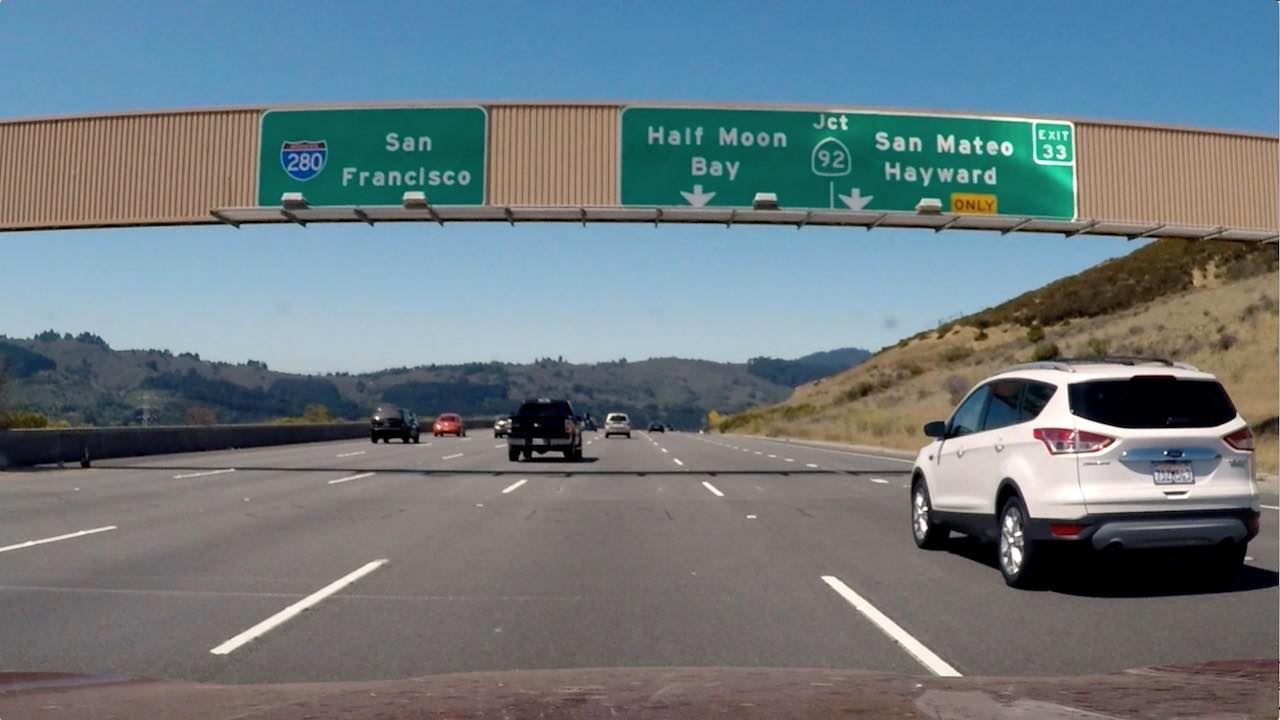
#> input picture 7_gradients_and_color_spaces/img/signs_vehicles_xygrad.png, 1280 x 720 px
$ python 2_mag_dir.py   (older library calls are emulated)
#> lines starting #> are read from the running program, lines starting #| are printed output that depends on the picture
import numpy as np
import cv2
import matplotlib.pyplot as plt
import matplotlib.image as mpimg
import pickle

# Read in an image
image = mpimg.imread('img/signs_vehicles_xygrad.png')
#> image is the input picture: shape (720, 1280, 3) float32; mean R, G, B 0.428, 0.477, 0.5


# Define a function that applies Sobel x and y,
# then computes the magnitude of the gradient
# and applies a threshold
def mag_thresh(img, sobel_kernel=3, mag_thresh=(0, 255)):
    # Apply the following steps to img
    # 1) Convert to grayscale
#> called with sobel_kernel = 9, mag_thresh = (50, 100)
    gray = cv2.cvtColor(img, cv2.COLOR_RGB2GRAY)
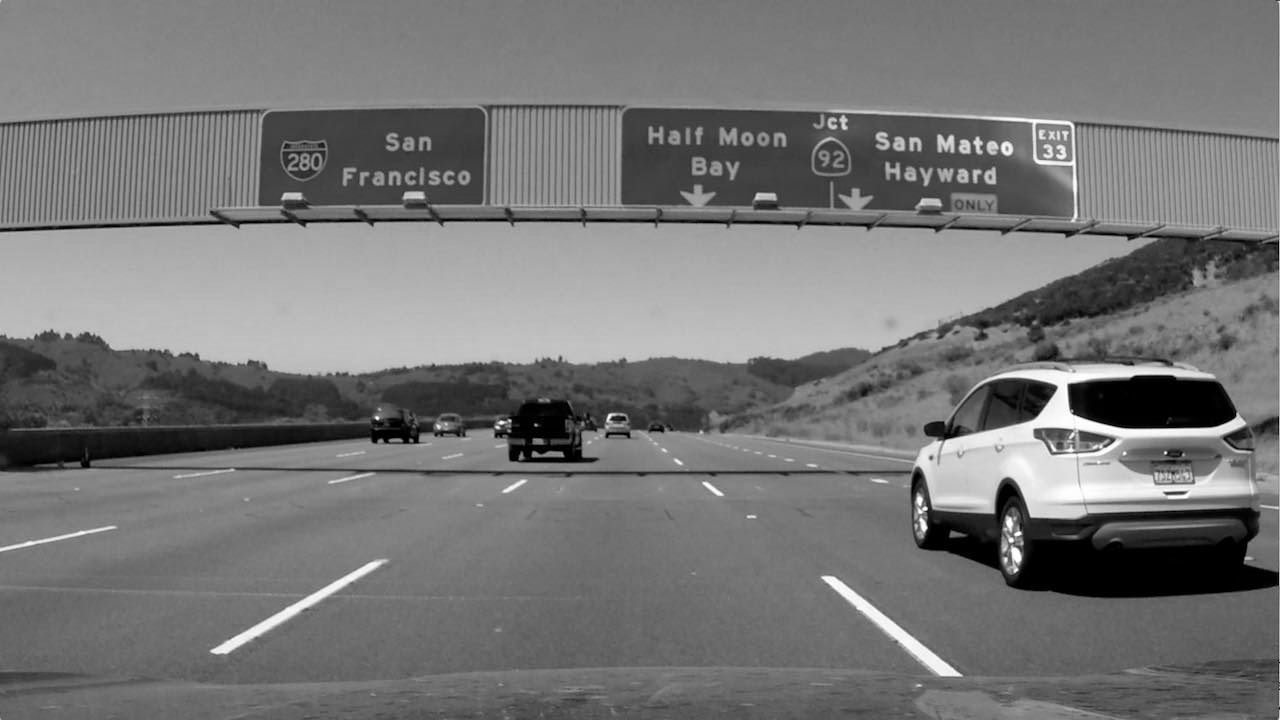
#> gray: shape (720, 1280) float32; min 0, max 0.999, mean 0.465

    # 2) Take the gradient in x and y separately
    sobelx = cv2.Sobel(gray, cv2.CV_64F, 1, 0, ksize=sobel_kernel)
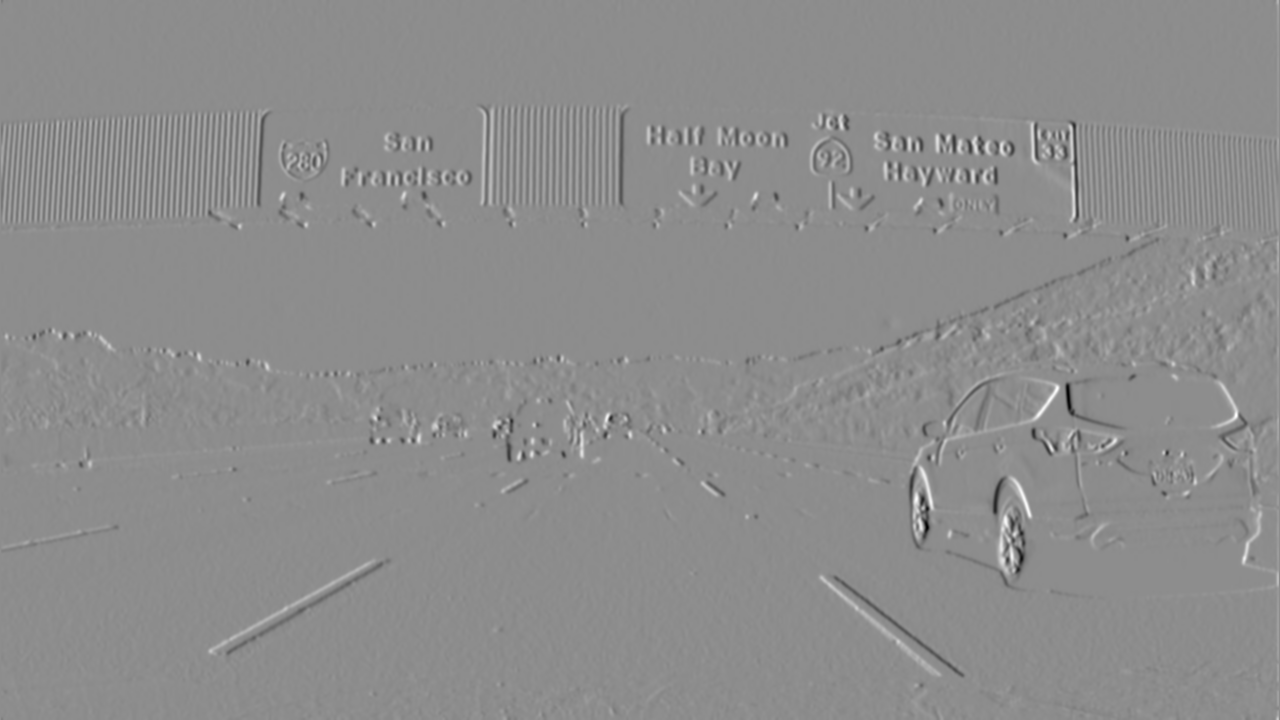
#> sobelx: shape (720, 1280) float64; min -7378.5, max 5959.2, mean 1.1; drawn with min black and max white
    sobely = cv2.Sobel(gray, cv2.CV_64F, 0, 1, ksize=sobel_kernel)
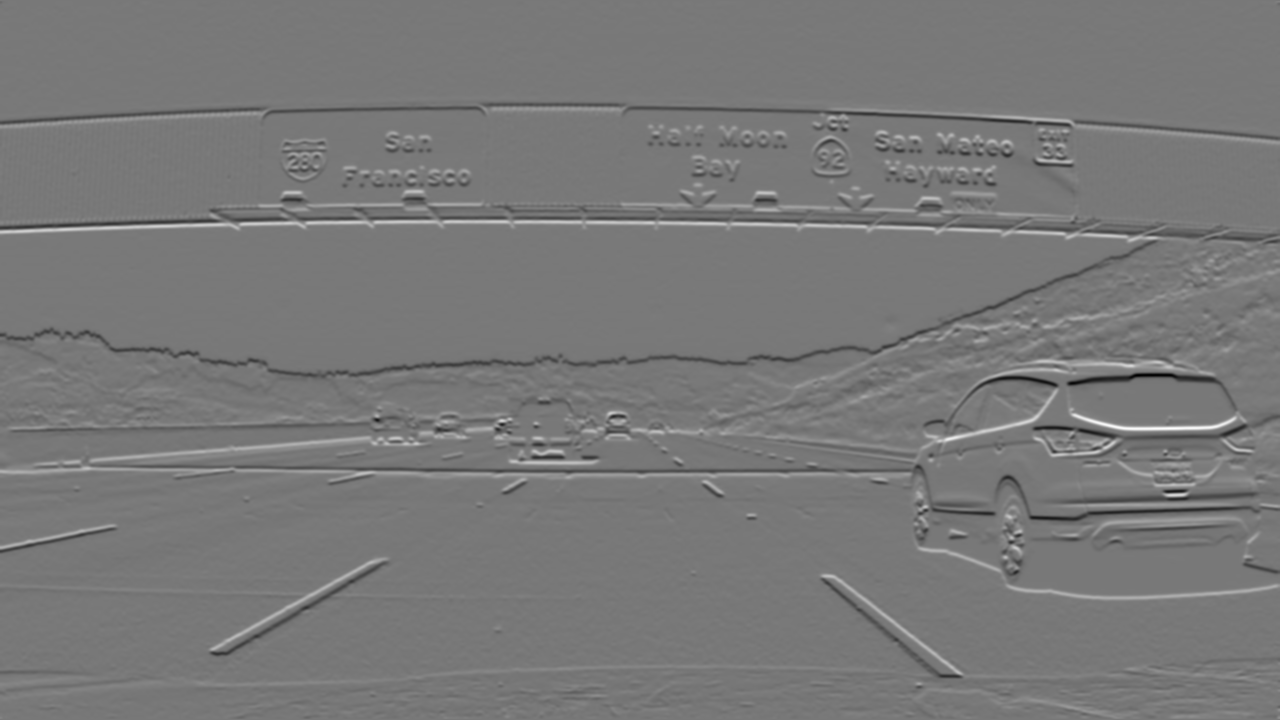
#> sobely: shape (720, 1280) float64; min -7519.7, max 8358.8, mean -4.2; drawn with min black and max white

    # 3) Calculate the magnitude
    gradmag = np.sqrt(sobelx**2 + sobely**2)

    # 4) Scale to 8-bit (0 - 255) and convert to type = np.uint8
    scaled_sobel = np.uint8(255 * gradmag / np.max(gradmag))

    # 5) Create a binary mask where mag thresholds are met
    binary_output = np.zeros_like(scaled_sobel)
    binary_output[(scaled_sobel >= mag_thresh[0]) & (scaled_sobel <= mag_thresh[1])] = 1

    # 6) Return this mask as your binary_output image
    return binary_output


# Run the function
mag_binary = mag_thresh(image, sobel_kernel=9, mag_thresh=(50, 100))
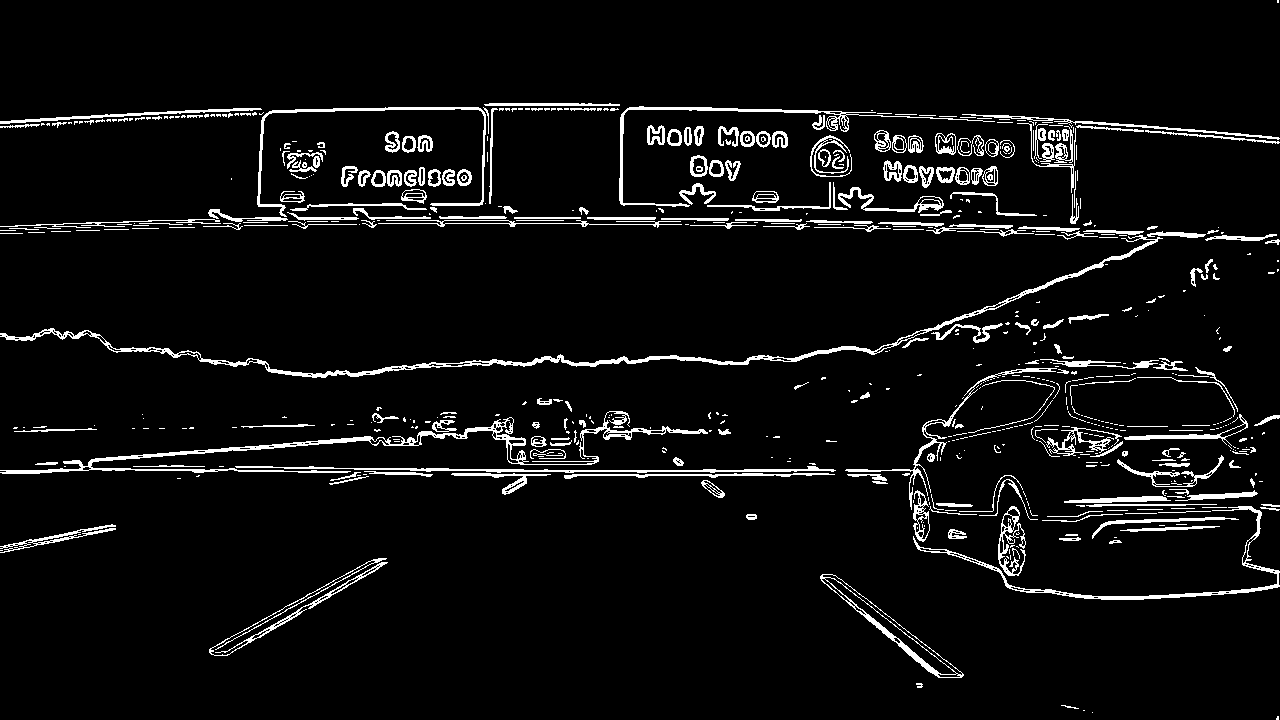
#> mag_binary: shape (720, 1280); values 0 (black) and 1 (white), 5.5% white in thin lines or dots
# Plot the result
f, (ax1, ax2) = plt.subplots(1, 2, figsize=(24, 9))
f.tight_layout()
ax1.imshow(image)
ax1.set_title('Original Image', fontsize=50)
ax2.imshow(mag_binary, cmap='gray')
ax2.set_title('Thresholded Magnitude', fontsize=50)
plt.subplots_adjust(left=0., right=1, top=0.9, bottom=0.)
plt.show()

$ run again, with 7_gradients_and_color_spaces/img/bridge_shadow.jpg saved as 7_gradients_and_color_spaces/img/signs_vehicles_xygrad.png
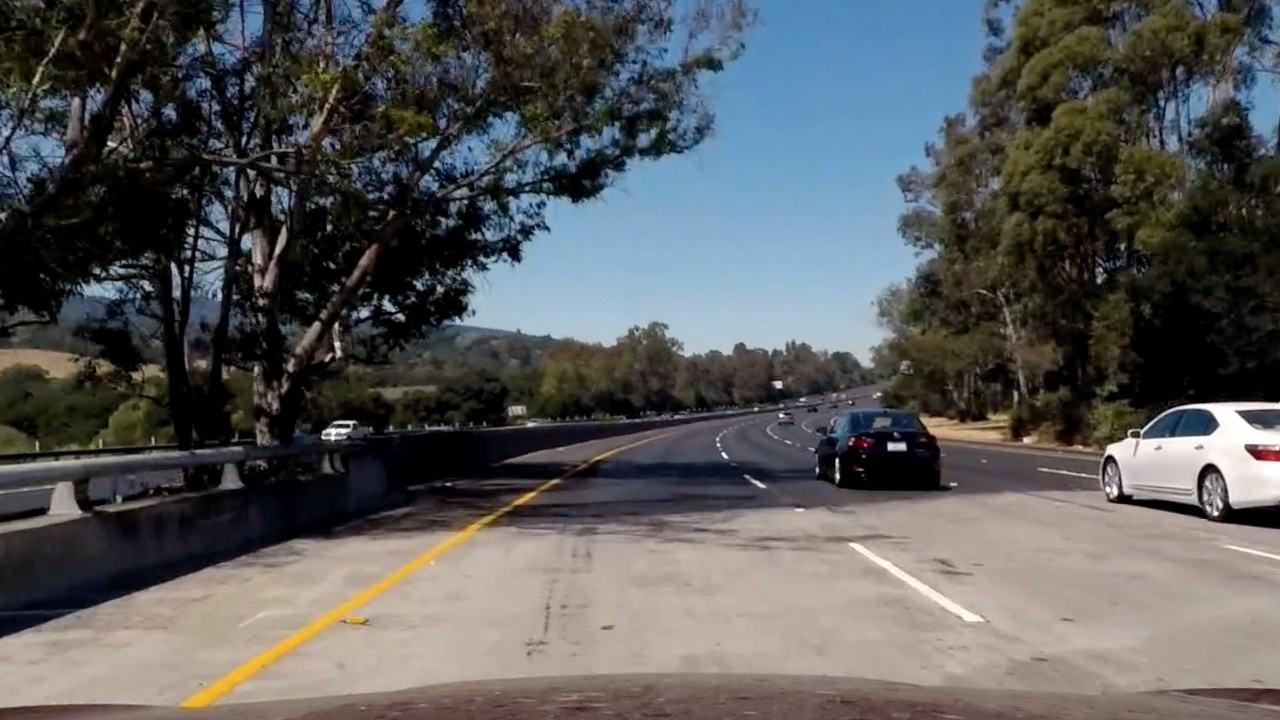
#> input picture 7_gradients_and_color_spaces/img/bridge_shadow.jpg, 1280 x 720 px
#> image is the input picture: shape (720, 1280, 3) float32; mean R, G, B 0.352, 0.356, 0.356
#> in mag_thresh, `sobely = cv2.Sobel(gray, cv2.CV_64F, 0, 1, ksize=sobel_kernel)`:
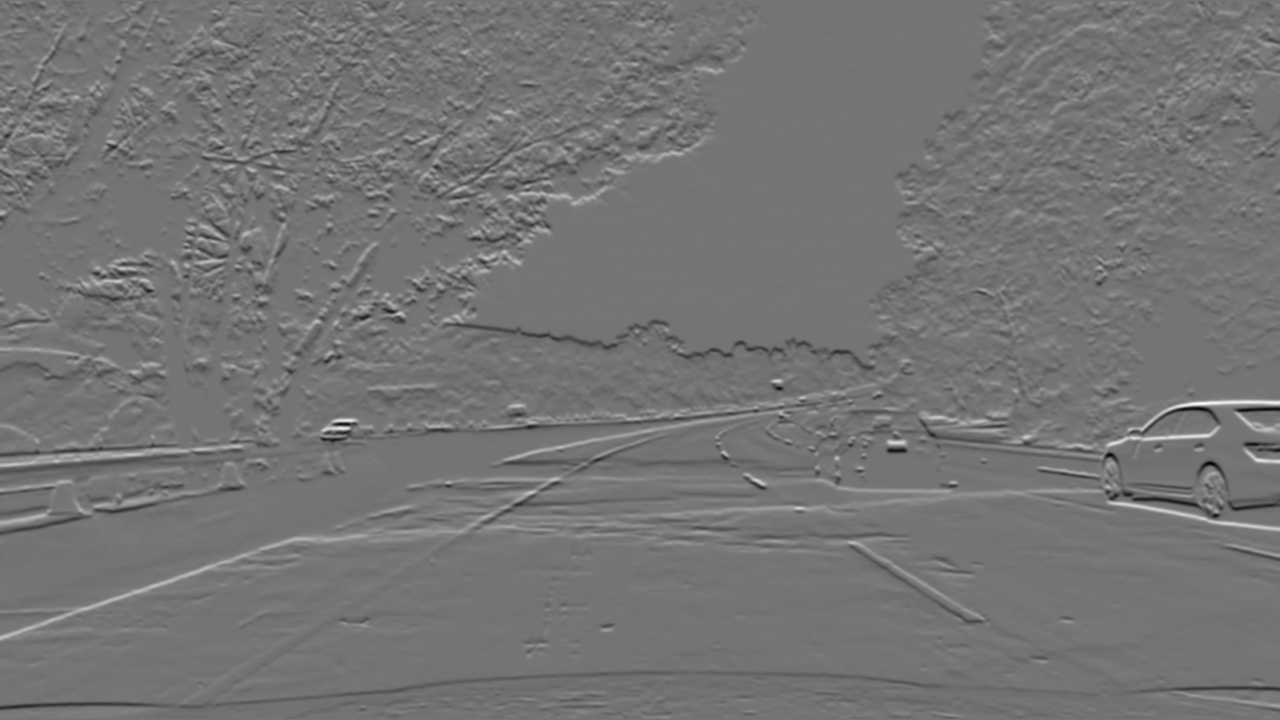
#> sobely: shape (720, 1280) float64; min -7006.3, max 8301.4, mean 3.1; drawn with min black and max white
#> `mag_binary = mag_thresh(image, sobel_kernel=9, mag_thresh=(50, 100))`:
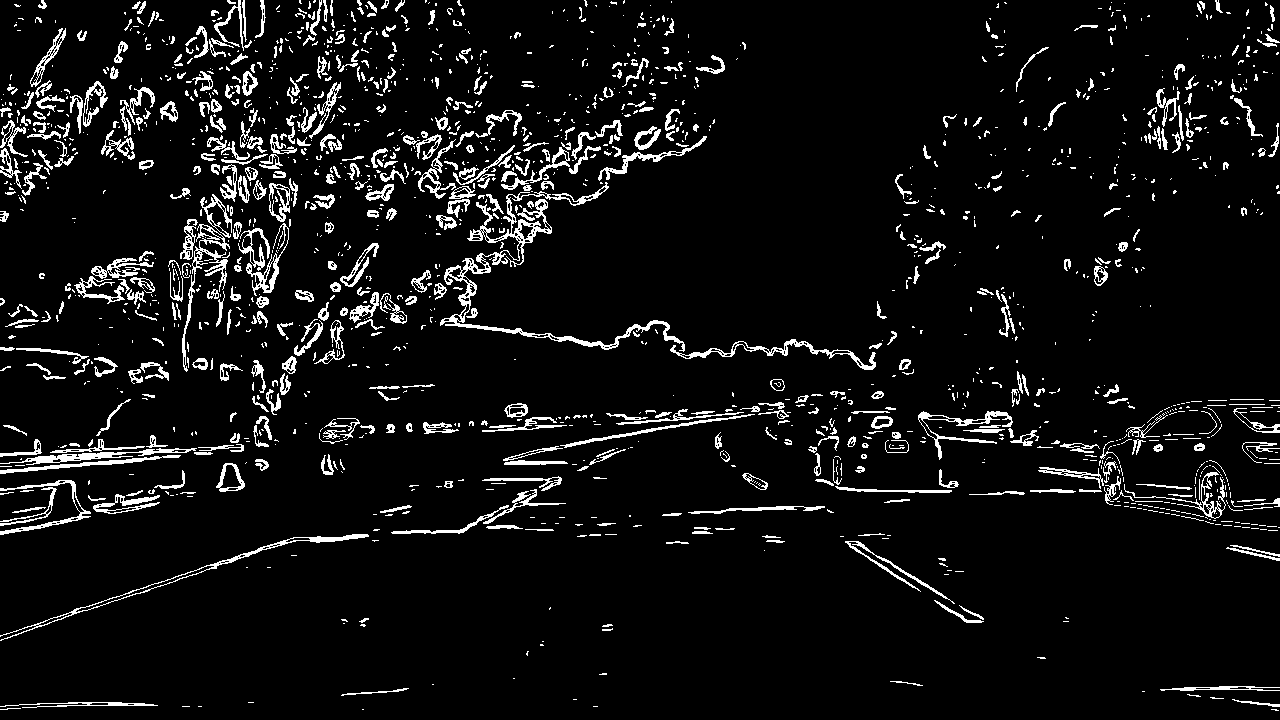
#> mag_binary: shape (720, 1280); values 0 (black) and 1 (white), 6.7% white in thin lines or dots
